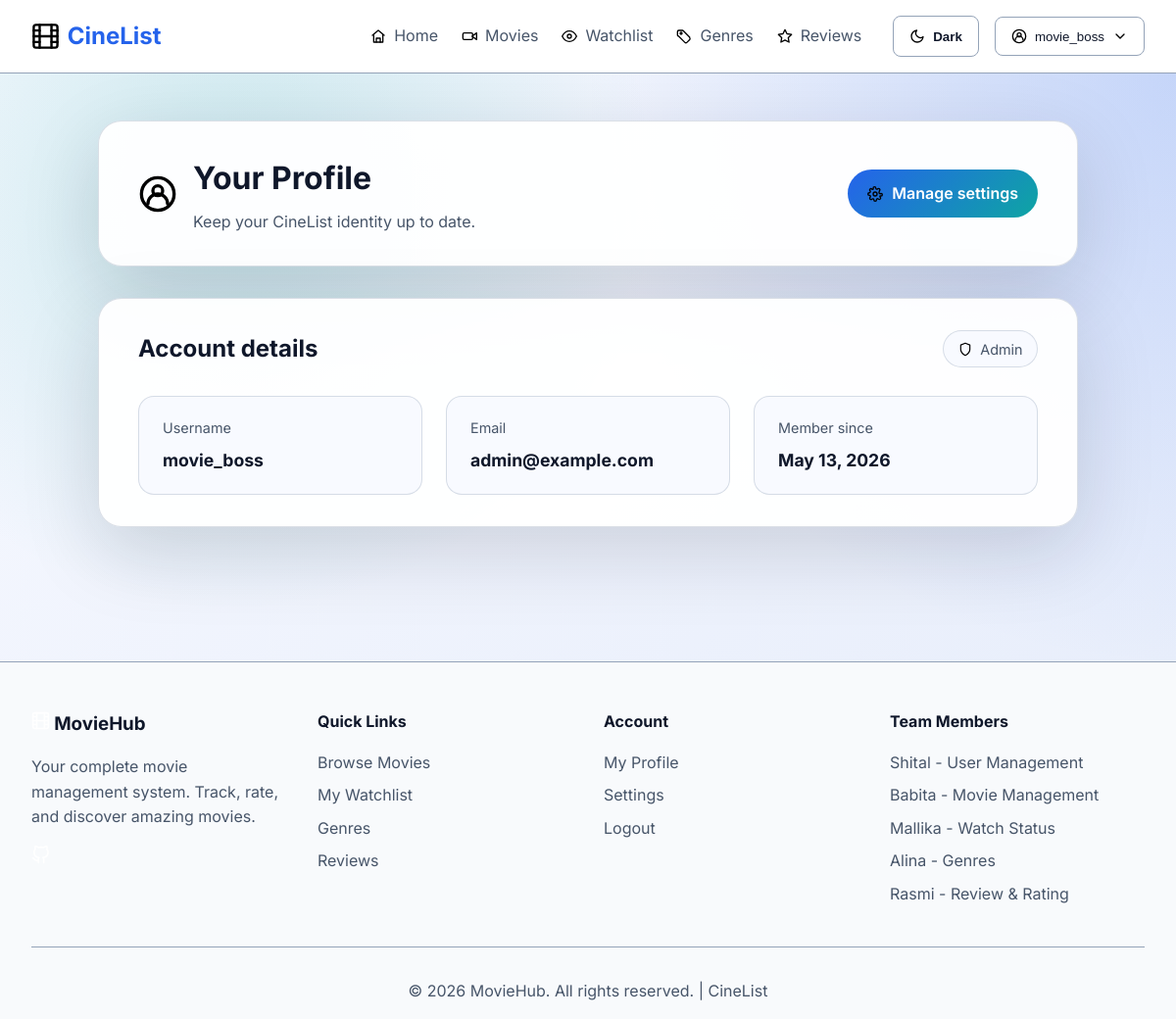
The app's page /profile.php (signed in) with its own data.
### tables this page shows
CREATE TABLE Users (
    user_id INTEGER PRIMARY KEY AUTO_INCREMENT,     
    username VARCHAR(50) NOT NULL UNIQUE,           
    email VARCHAR(255) NOT NULL,                    
    password_hash VARCHAR(255) NOT NULL,            
    is_active TINYINT(1) DEFAULT 1,                 
    is_admin TINYINT(1) DEFAULT 0,                  
    created_at TIMESTAMP DEFAULT CURRENT_TIMESTAMP  
);

### includes/UserManager.php (called while the page is built, shortened)
<?php
class UserManager {
    private $pdo;
    public function __construct(PDO $pdo) {
        $this->pdo = $pdo;
    }
    public function getUserById($userId) {
        $stmt = $this->pdo->prepare(
            'SELECT user_id, username, email, is_active, is_admin FROM Users WHERE user_id = :user_id LIMIT 1'
        );
        $stmt->execute(['user_id' => $userId]);
        return $stmt->fetch(PDO::FETCH_ASSOC);
    }
}
?>

### profile.php (the view, shortened to what this page needs)
<?php
$basePath = '';
require_once $basePath . 'includes/db.php';
require_once $basePath . 'includes/UserManager.php';
$userId = (int)$_SESSION['user_id'];
$userManager = new UserManager($pdo);
$user = $userManager->getUserById($userId);
$roleLabel = ((int)($user['is_admin'] ?? 0) === 1) ? 'Admin' : 'Member';
?>
<!DOCTYPE html>
<html lang="en">
<head>
    <link rel="stylesheet" href="assets/style.css">
    <link rel="stylesheet" href="assets/profile.css">
    <link rel="stylesheet" href="https://cdnjs.cloudflare.com/ajax/libs/font-awesome/6.4.0/css/all.min.css">
</head>
<body>
<?php require_once $basePath . 'includes/header.php'; ?>
<section class="profile-shell">
    <div class="profile-container">
        <div class="profile-hero">
            <div class="profile-title">
                <img class="icon" src="assets/icons/user-circle.svg" alt="" aria-hidden="true">
                <div>
                    <h1>Your Profile</h1>
                    <p>Keep your CineList identity up to date.</p>
                </div>
            </div>
            <a class="profile-cta" href="settings.php">
                <img class="icon" src="assets/icons/settings.svg" alt="" aria-hidden="true">
                Manage settings
            </a>
        </div>
        <div class="profile-card">
            <div class="profile-card-header">
                <h2>Account details</h2>
                <span class="profile-role">
                    <img class="icon" src="assets/icons/shield.svg" alt="" aria-hidden="true">
                    <?php echo htmlspecialchars($roleLabel); ?>
                </span>
            </div>
            <div class="profile-grid">
                <div class="profile-item">
                    <span>Username</span>
                    <strong><?php echo htmlspecialchars($user['username'] ?? ''); ?></strong>
                </div>
                <div class="profile-item">
                    <span>Email</span>
                    <strong><?php echo htmlspecialchars($user['email'] ?? ''); ?></strong>
                </div>
                <div class="profile-item">
                    <span>Member since</span>
                    <strong><?php echo htmlspecialchars(date('M d, Y', strtotime($user['created_at'] ?? 'now'))); ?></strong>
                </div>
            </div>
        </div>
    </div>
</section>
<?php require_once $basePath . 'includes/footer.php'; ?>
</html>

### assets/style.css (style rules this page uses)
* { margin: 0; padding: 0; box-sizing: border-box; }
.icon { width: 1em; height: 1em; display: inline-block; object-fit: contain; flex-shrink: 0; filter: var(--icon-filter); }
body { font-family: 'Inter', sans-serif; background: linear-gradient(135deg, var(--page-bg-start) 0%, var(--page-bg-end) 100%); color: var(--text-primary); line-height: 1.6; min-height: 100vh; transition: background 0.4s ease, color 0.3s ease; }

### assets/profile.css (style rules this page uses)
.profile-shell { min-height: calc(100vh - 200px); padding: 3rem 1.5rem 4rem; background: radial-gradient(circle at top right, var(--glow-primary), transparent 45%), radial-gradient(circle at 20% 20%, var(--glow-secondary), transparent 40%), linear-gradient(140deg, var(--page-bg-start), var(--page-bg-end)); }
.profile-container { width: min(1000px, 100%); margin: 0 auto; display: grid; gap: 2rem; }
.profile-hero { background: var(--panel-bg); border: 1px solid var(--panel-border); border-radius: 1.5rem; padding: 2rem 2.5rem; display: flex; justify-content: space-between; align-items: center; gap: 1.5rem; box-shadow: 0 25px 80px var(--panel-shadow); }
.profile-title { display: flex; gap: 1rem; align-items: center; }
.profile-title .icon { width: 2.5rem; height: 2.5rem; }
.profile-title h1 { font-size: 2rem; margin-bottom: 0.4rem; }
.profile-title p { color: var(--text-secondary); }
.profile-cta { display: inline-flex; align-items: center; gap: 0.6rem; padding: 0.75rem 1.25rem; border-radius: 999px; background: linear-gradient(135deg, var(--primary-color), var(--secondary-color)); color: #fff; text-decoration: none; font-weight: 600; transition: transform 0.2s ease, box-shadow 0.2s ease; }
.profile-card { background: var(--panel-bg); border: 1px solid var(--panel-border); border-radius: 1.5rem; padding: 2rem 2.5rem; box-shadow: 0 25px 80px var(--panel-shadow); }
.profile-card-header { display: flex; justify-content: space-between; align-items: center; margin-bottom: 1.75rem; }
.profile-card-header h2 { font-size: 1.5rem; }
.profile-role { display: inline-flex; align-items: center; gap: 0.5rem; padding: 0.4rem 0.9rem; border-radius: 999px; background: var(--panel-muted); border: 1px solid var(--panel-border); font-size: 0.9rem; color: var(--text-secondary); }
.profile-grid { display: grid; grid-template-columns: repeat(auto-fit, minmax(220px, 1fr)); gap: 1.5rem; }
.profile-item { background: var(--panel-muted); border: 1px solid var(--panel-border); border-radius: 1rem; padding: 1.25rem 1.5rem; display: grid; gap: 0.5rem; }
.profile-item span { color: var(--text-secondary); font-size: 0.9rem; }
.profile-item strong { font-size: 1.1rem; }

### records on screen
users: is_admin "Admin", username "movie_boss", email "admin@example.com"

### other values on screen
$userName "movie_boss"
date('M d, Y', strtotime($user['created_at'] ?? 'now')) "May 13, 2026"
